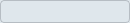
<?xml version="1.0" encoding="UTF-8"?>
<ui version="4.0">
 <class>NewListItemLineEdit</class>
 <widget class="QLineEdit" name="NewListItemLineEdit">
  <property name="geometry">
   <rect>
    <x>0</x>
    <y>0</y>
    <width>130</width>
    <height>23</height>
   </rect>
  </property>
  <property name="sizePolicy">
   <sizepolicy hsizetype="Fixed" vsizetype="Fixed">
    <horstretch>0</horstretch>
    <verstretch>0</verstretch>
   </sizepolicy>
  </property>
  <property name="minimumSize">
   <size>
    <width>130</width>
    <height>23</height>
   </size>
  </property>
  <property name="maximumSize">
   <size>
    <width>16777215</width>
    <height>23</height>
   </size>
  </property>
  <property name="styleSheet">
   <string notr="true">QLineEdit#NewListItemLineEdit {
border: 1px solid #555;
border-radius: 4px;
padding: 0px;
background-color: rgb(223, 231, 236);
border-color: rgb(182, 189, 195);
}

QLineEdit#NewListItemLineEdit:hover {
background-color: rgb(205, 221, 229);
}</string>
  </property>
 </widget>
 <resources/>
 <connections/>
</ui>
